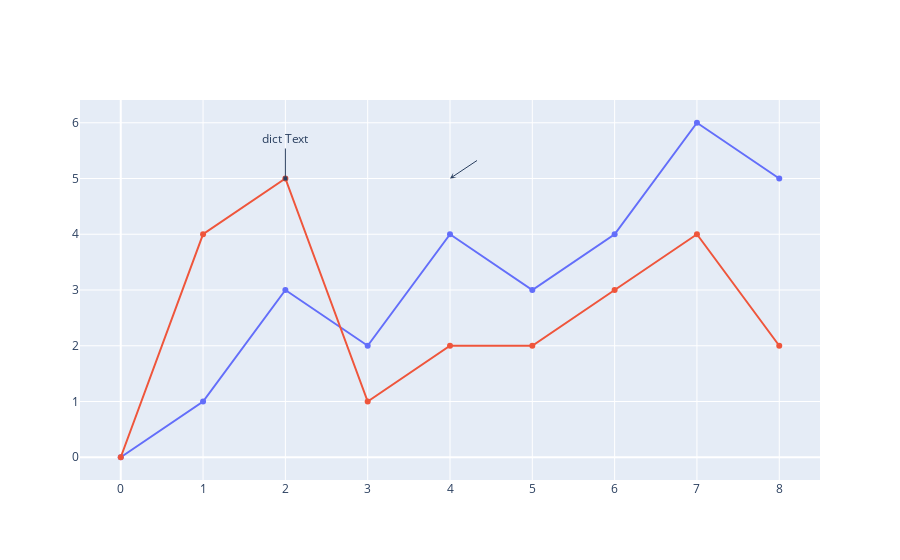

Write notebook code for a chart like this one.
### Code cell
import plotly.graph_objects as go

fig = go.Figure()

fig.add_trace(go.Scatter(
    x=[0, 1, 2, 3, 4, 5, 6, 7, 8],
    y=[0, 1, 3, 2, 4, 3, 4, 6, 5]
))


fig.add_trace(go.Scatter(
    x=[0, 1, 2, 3, 4, 5, 6, 7, 8],
    y=[0, 4, 5, 1, 2, 2, 3, 4, 2]
))

fig.update_layout(
    showlegend=False,
    annotations=[
        go.layout.Annotation(
            x=2,
            y=5,
            xref="x",
            yref="y",
            text="dict Text",
            showarrow=True,
            arrowhead=7,
            ax=0,
            ay=-40
        ),
        go.layout.Annotation(
            x=4,
            y=5,
            xref="x",
            yref="y",
            #text="dict Text 2",
            showarrow=True,
            arrowhead=3,
            ax=30,
            ay=-20
        )
    ]
)

fig.show()

### Figure 1 — Plotly figure (JSON) as saved in the notebook; plotly's stock layout.template omitted (floating-point values rounded to 4 significant figures)
{"data": [{"type": "scatter", "x": [0, 1, 2, 3, 4, 5, 6, 7, 8], "y": [0, 1, 3, 2, 4, 3, 4, 6, 5]}, {"type": "scatter", "x": [0, 1, 2, 3, 4, 5, 6, 7, 8], "y": [0, 4, 5, 1, 2, 2, 3, 4, 2]}], "layout": {"annotations": [{"arrowhead": 7, "ax": 0, "ay": -40, "showarrow": true, "text": "dict Text", "x": 2, "xref": "x", "y": 5, "yref": "y"}, {"arrowhead": 3, "ax": 30, "ay": -20, "showarrow": true, "x": 4, "xref": "x", "y": 5, "yref": "y"}], "showlegend": false}}
